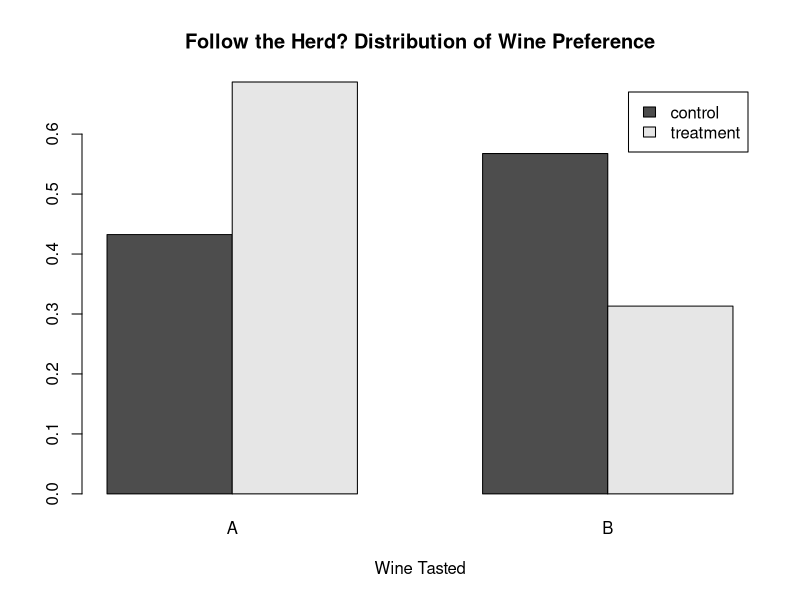
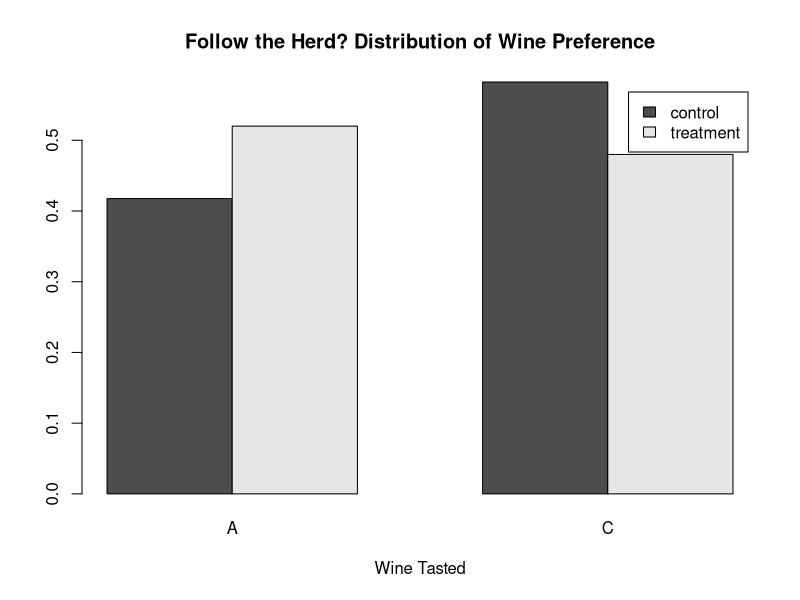
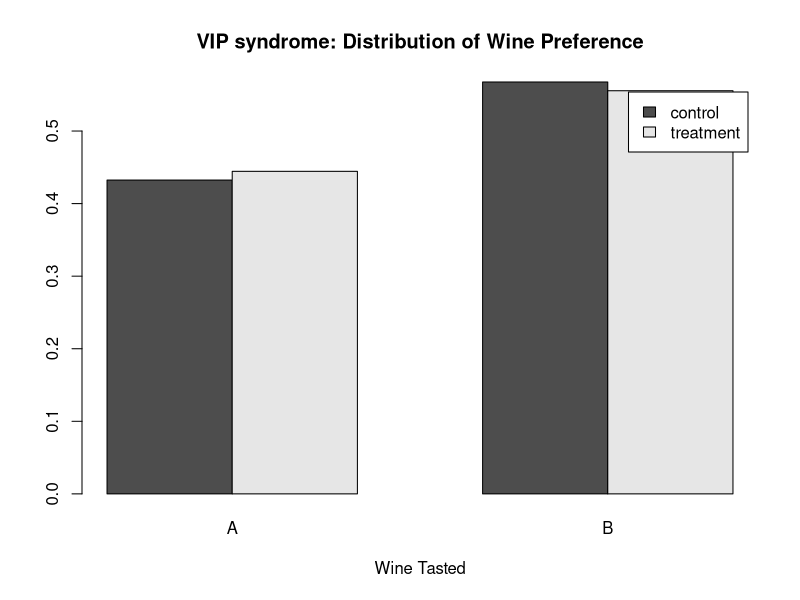
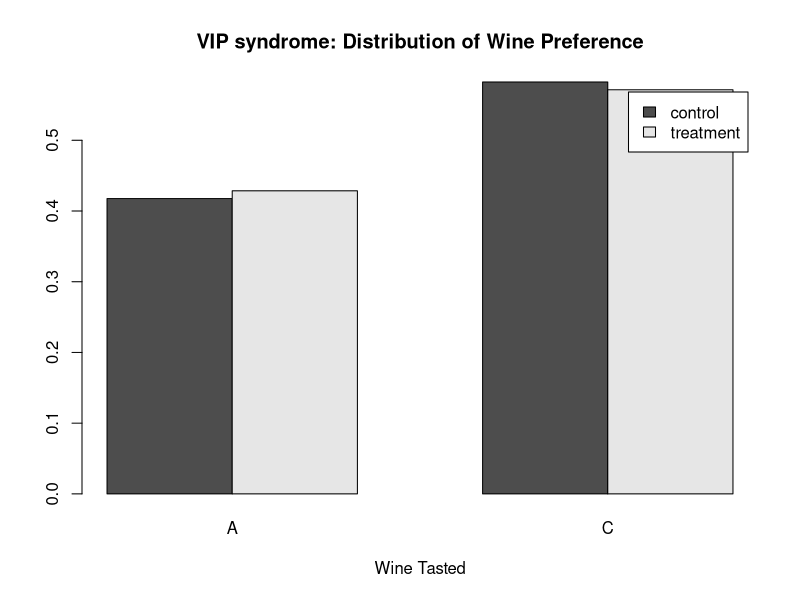
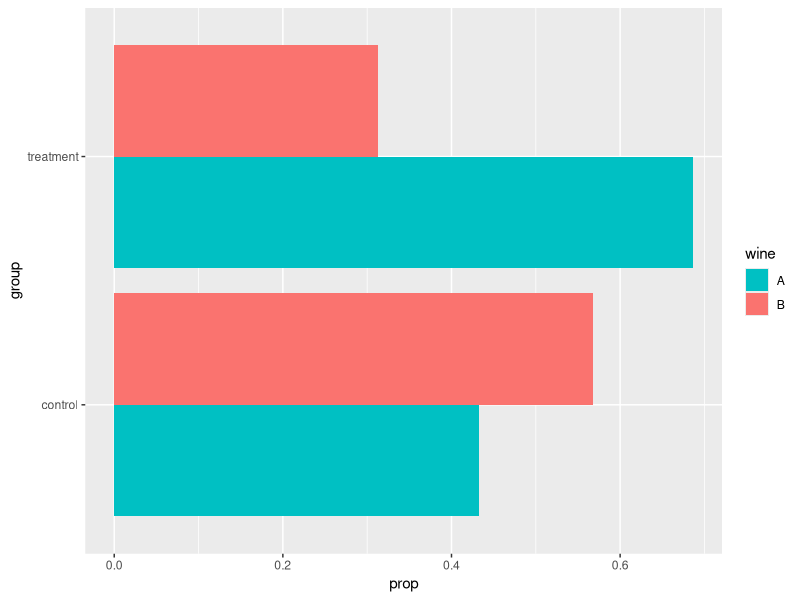
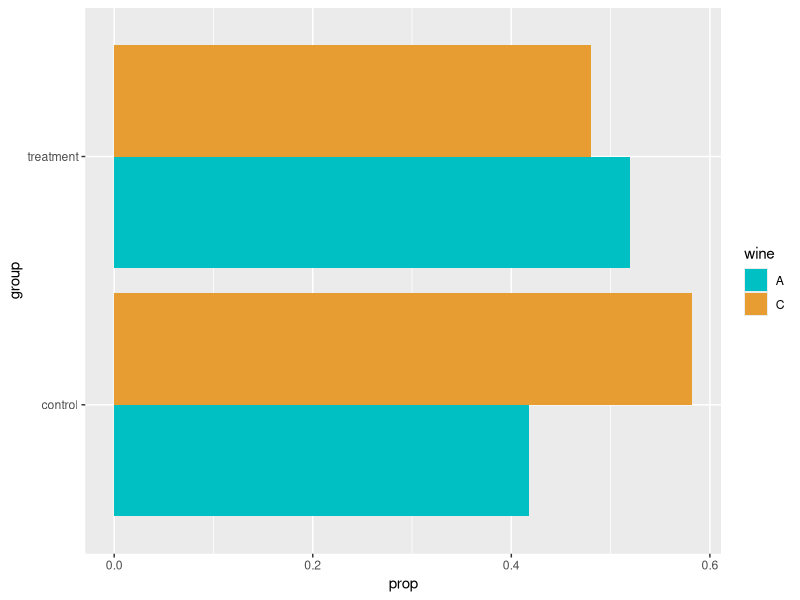
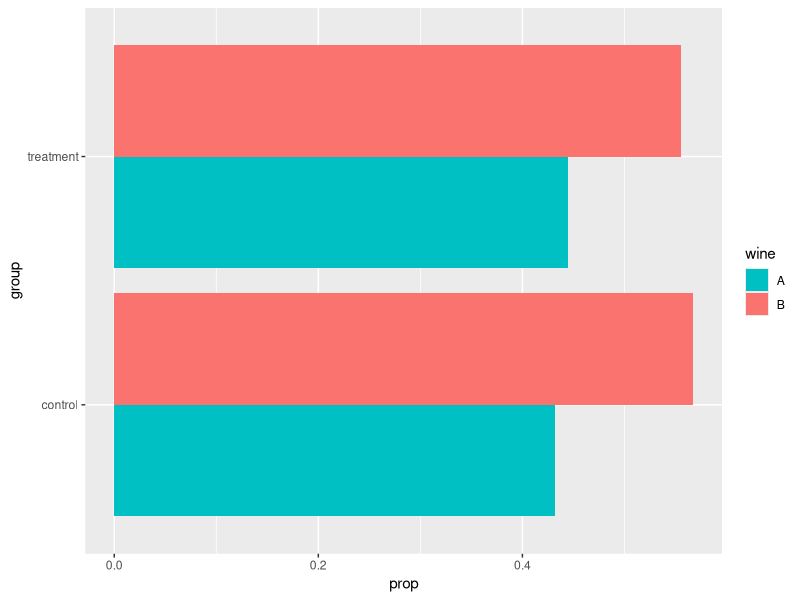
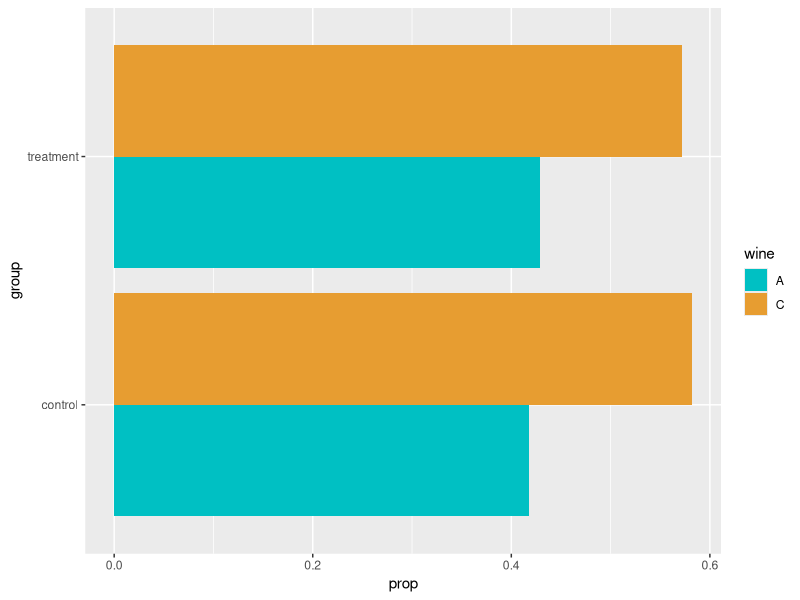

Reproduce these figures in R, in order.
experiment.one <- read.table("samples/survey_1_2.csv", header = TRUE, sep=",")

# Tables for the follow the herd experiment
AB.herd <- matrix(c(
                    # control A       , treatment A added
                    experiment.one[c(1,3),3] - experiment.one[c(1,3), 5],
                    # control B       , treatment B
                    experiment.one[c(1,3),4]
                    ), nr=2, dimnames=list(c("control", "treatment"), c("A", "B")))

AC.herd <- matrix(c(
                    # control A        , treatment A
                    experiment.one[2,3], experiment.one[4,4],
                    # control C        , treatment C added
                    experiment.one[2,4], experiment.one[4,3] - experiment.one[4,5]
                    ), nr=2, dimnames=list(c("control", "treatment"), c("A", "C")))

# Tables for the follow the vip special access experiment
AB.special <- matrix(c(
                       # control A        , treatment A
                       experiment.one[1,3], experiment.one[5,3],
                       # control B , treatment B special
                       experiment.one[1,4], experiment.one[5,4]
                       ), nr=2, dimnames=list(c("control", "treatment"), c("A", "B")))

AC.special <- matrix(c(
                       # control A        , treatment A
                       experiment.one[2,3], experiment.one[6,3],
                       # control C        , treatment C special
                       experiment.one[2,4], experiment.one[6,4]
                       ), nr=2, dimnames=list(c("control", "treatment"), c("A", "C")))

# Running Analysis on the experiment 1 and 2 results
#   the fisher test produces a more accurate value for p than the chisq.test
#   feel free to change this to chisq.test though
AB.herd.result <- fisher.test(AB.herd)
AC.herd.result <- fisher.test(AC.herd)
AB.special.result <- fisher.test(AB.special)
AC.special.result <- fisher.test(AC.special)

# if p.value < some alpha, then there is a significant association between
#   seeing more votes for one wine and wine preference
#   => to some extent people follow the herd when making judgments of taste
alpha <- 0.05
if(AB.herd.result$p.value < alpha){ "some herdiness" }else{ "unlikely to have herdiness"}
if(AC.herd.result$p.value < alpha){ "some herdiness" }else{ "unlikely to have herdiness"}

#   having a vip special access deal and wine preference
#   => to some extent people are affected by the allusion of special treatment
if(AB.special.result$p.value < alpha){ "vip matters" }else{ "unlikely that vip matters"}
if(AC.special.result$p.value < alpha){ "vip matters" }else{ "unlikely that vip matters"}


library("ggplot2")

dist.AB.herd <- AB.herd / apply(AB.herd, 1, sum)
dist.AC.herd <- AC.herd / apply(AC.herd, 1, sum)
dist.AB.special <- AB.special / apply(AB.special, 1, sum)
dist.AC.special <- AC.special / apply(AC.special, 1, sum)

# These bar charts don't look very good.
barplot(dist.AB.herd, main="Follow the Herd? Distribution of Wine Preference",
        xlab="Wine Tasted",
        legend = rownames(AB.herd), beside=TRUE)
barplot(dist.AC.herd, main="Follow the Herd? Distribution of Wine Preference",
        xlab="Wine Tasted",
        legend = rownames(AC.herd), beside=TRUE)
barplot(dist.AB.special, main="VIP syndrome: Distribution of Wine Preference",
        xlab="Wine Tasted",
        legend = rownames(AB.special), beside=TRUE)
barplot(dist.AC.special, main="VIP syndrome: Distribution of Wine Preference",
        xlab="Wine Tasted",
        legend = rownames(AC.special), beside=TRUE)

# ggplot bar charts (need to add titles and other things legend markers)
nice.plot <- function(exptable, filename="barplot.pdf", fillvals=c("#00C0c3", "#fa736f")) {
  df = data.frame(prop=c(exptable[,1],
                    exptable[,2]),
    group=rownames(exptable),
    wine=rep(colnames(exptable), each=2))

  # do things to change color here or potentially even save to a pdf
  # switch group and wine in this line to change grouping (group by treatment or group by wine)
  ggplot(df, aes(group, prop, fill=wine)) +
    geom_bar(position="dodge",stat="identity") +
      coord_flip() +
        scale_fill_manual(values=fillvals)
  ggsave(filename)
}

# pick the wine colors as represented in the bar graph
wine.A <- "#00C0c3"
wine.B <- "#fa736f"
wine.C <- "#e79d31"

nice.plot(dist.AB.herd, "experiment_1_AB.pdf", c(wine.A, wine.B))
nice.plot(dist.AC.herd, "experiment_1_AC.pdf", c(wine.A, wine.C))
nice.plot(dist.AB.special, "experiment_2_AB.pdf", c(wine.A, wine.B))
nice.plot(dist.AC.special, "experiment_2_AC.pdf", c(wine.A, wine.C))
